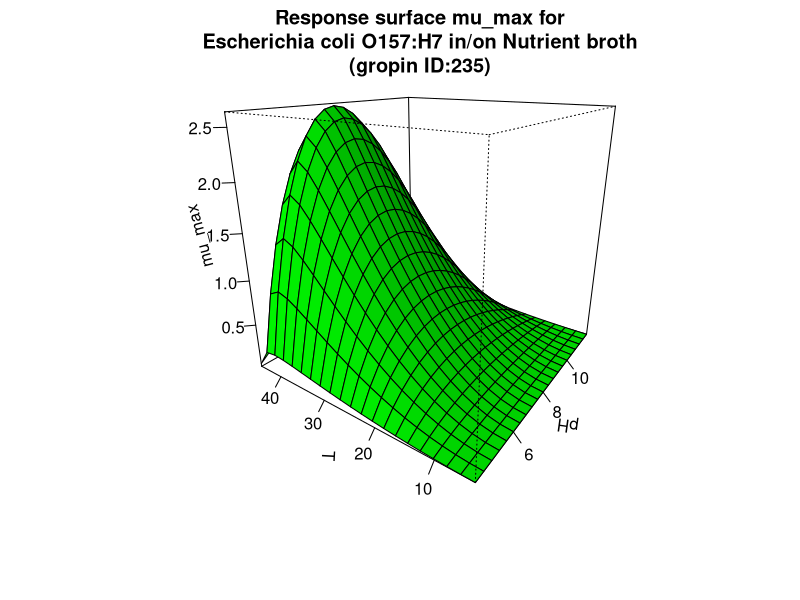

This figure's R source:
#############################
# start of Parameter script
#############################
pH <- seq(4.004,11.988011988012,length.out=21)
T <- seq(4.004,44.955044955045,length.out=21)
#############################
# end of Parameter script
#############################
############################# 
# start of Model script Gropin ID 235 
#############################
 
# constant coefficients for this model
pHmin <- 3.88
pHopt <- 7.2
pHmax <- 12.17
Tmin <- 3.06
Topt <- 41.1
Tmax <- 45.06
mopt <- 2.635
 
variables <- data.frame(pH,T)
argumentsPar <- expand.grid(variables)
 
# heart of the model
response_surface <- function(pH,T) {
   mumax <-2.635*(((pH-pHmin)*(pH-pHmax)/(((pH-pHmin)*(pH-pHmax))-(pH-pHopt)^2)))*((T-Tmax)*(T-Tmin)^2)/((Topt-Tmin)*((Topt-Tmin)*(T-Topt)-(Topt-Tmax)*(Topt+Tmin-2*T)))

return(mumax=mumax)
} 

# output parameters
mumax <- cbind(argumentsPar,response_surface(argumentsPar['pH'],argumentsPar['T']))
colnames(mumax) <- c(colnames(argumentsPar),'mumax')
#############################
# End of Model script
#############################
############################# 
# start of Visualisation script Gropin ID 235 
#############################
persp(pH,T,matrix(unlist(mumax$mumax),nrow=21),col = 'green',xlab='pH',ylab='T',zlab='mu_max',main='Response surface mu_max for
Escherichia coli O157:H7 in/on Nutrient broth
(gropin ID:235)',theta=305,phi=20,shade=0.25,ticktype = 'detailed')
#############################
# End of Visualisation script
#############################
